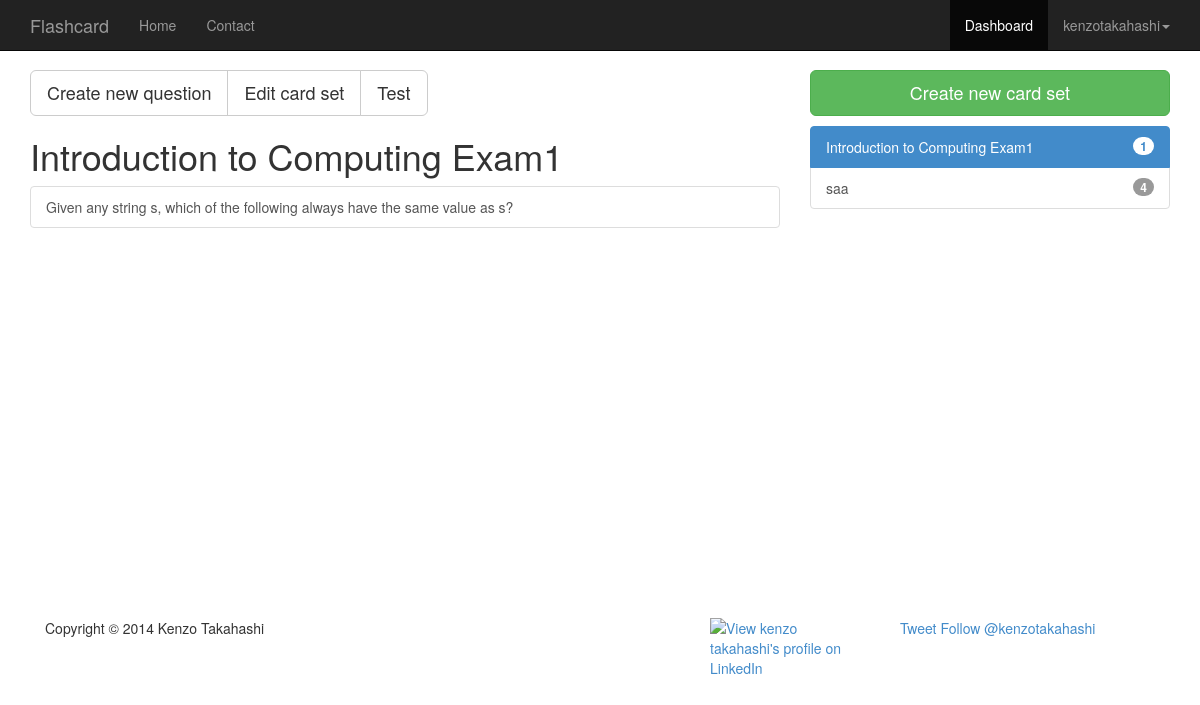
Page /dashboard/8/ (signed in) on the earlier database version.
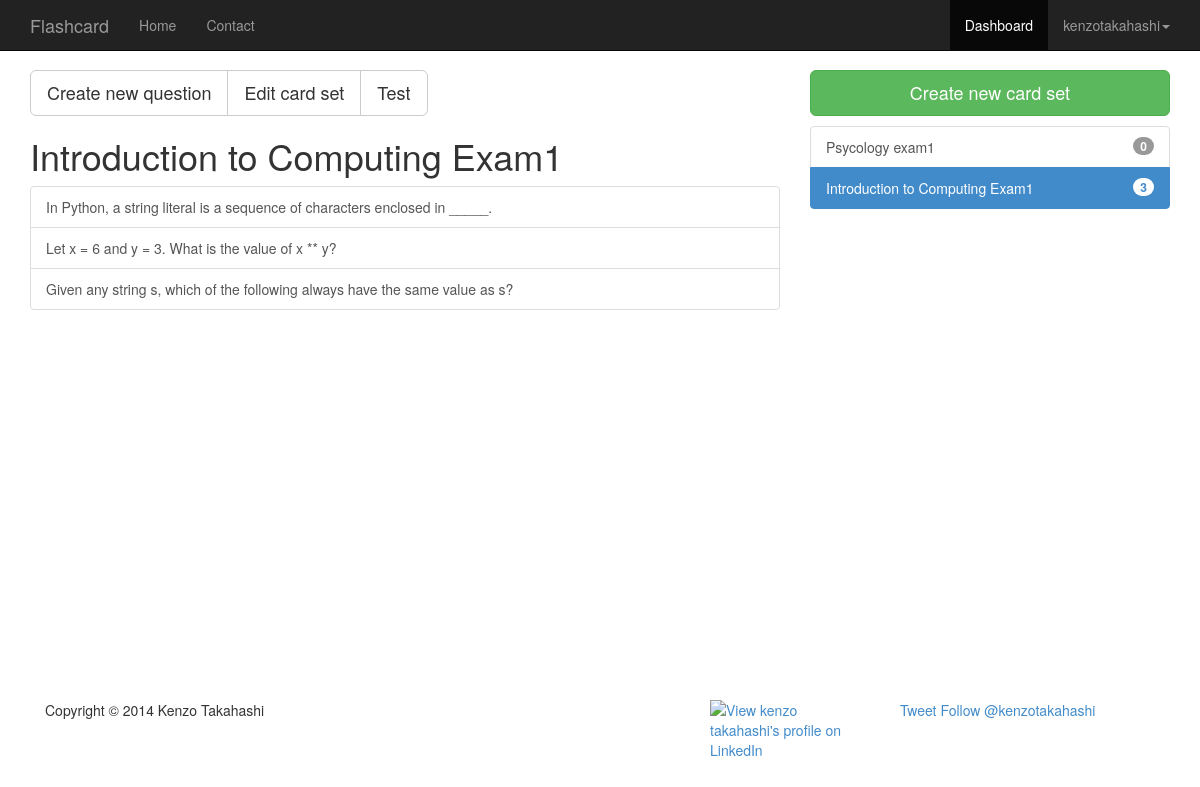
Same page on the later database version.
### flash/models.py (models this page shows, shortened)
class Question(models.Model):
	question = models.TextField()
	questionType = models.CharField(max_length=24, blank=True)
	cardSet = models.ForeignKey(CardSet, blank=True)
	created = models.DateTimeField(auto_now_add=True)
	lastModified = models.DateTimeField(auto_now=True)
	choice1 = models.CharField(max_length=128, null=True, blank=True)
	choice2 = models.CharField(max_length=128, null=True, blank=True)
	choice3 = models.CharField(max_length=128, null=True, blank=True)
	choice4 = models.CharField(max_length=128, null=True, blank=True)
	choice5 = models.CharField(max_length=128, null=True, blank=True)
	isAnswer1 = models.BooleanField(default=False)
	isAnswer2 = models.BooleanField(default=False)
	isAnswer3 = models.BooleanField(default=False)
	isAnswer4 = models.BooleanField(default=False)
	isAnswer5 = models.BooleanField(default=False)

class CardSet(models.Model):
	ME = 'me'
	EVERYONE = 'eo'
	PEOPLE_WTH_PW = 'pw'
	VISIBLE_TO = (
		('me', 'just me'),
		('eo', 'everyone'),
		('pw', 'people with a password...')
	)
	name = models.CharField(max_length=48)
	user = models.ForeignKey(User)
	visibleTo = models.CharField(max_length=2, choices=VISIBLE_TO, default=ME)
	created = models.DateTimeField(auto_now_add=True)
	lastModified = models.DateTimeField(auto_now=True)
	view = models.IntegerField(default=0)
	password = models.CharField(max_length=24, null=True, blank=True)
	def __unicode__(self):
		return self.name
	def numberOfQuestions(self):
		return self.question_set.count()

### flash/views.py (the view)
# urls.py: url(r'^dashboard/(?P<cardset_id>\d+)/$', views.dashboard, name='dashboard'),
@login_required
def dashboard(request, cardset_id):
	context = RequestContext(request)
	cardSetList = CardSet.objects.filter(user=request.user).order_by('-lastModified')
	try:
		selectedCardSet = CardSet.objects.get(pk=cardset_id)
		questionList = Question.objects.filter(cardSet=selectedCardSet).order_by('-lastModified')
	except: #DoesNotExist
		try: #Get the most recent updated cardset
			selectedCardSet = CardSet.objects.filter(user=request.user).order_by('-lastModified')[0]
			questionList = selectedCardSet.question_set.all().order_by('-lastModified')
			cardset_id = selectedCardSet.pk
		except:
			print "You have no card set yet."
			message = "You have no card set yet."
			selectedCardSet, questionList = None, None
	context_dict = {'cardSetList': cardSetList, 'questionList': questionList,
					'selectedCardSet': selectedCardSet, 'cardset_id': cardset_id}
	return render_to_response('flash/dashboard.html', context_dict, context)

### templates/flash/dashboard.html (shortened to what this page needs)
{% extends "flash/base.html" %}
{% load static %}
{% block css %}
<link href="{% static 'css/offcanvas.css'%} " rel="stylesheet">
{% endblock %}
{% block dashboard %}<li class="active">{% endblock %}
{% block body %}
<div class="container">
  <div class="row row-offcanvas row-offcanvas-right">
    <div class="col-xs-12 col-sm-8">
			{% if cardset_id != "0" %}
			<div class="btn-group">
				<a class="btn btn-default btn-lg" href="/add_question/{{ cardset_id }}" role="button">
						Create new question</a>
				<a class="btn btn-default btn-lg" href="/edit_cardset/{{ cardset_id }}/"
					 role="button">Edit card set</a>
				{% if selectedCardSet.numberOfQuestions > 0 %}
					<a class="btn btn-default btn-lg" href="/test/0/{{ cardset_id }}/0/" role="button">
					Test</a>
				{% endif %}
			</div>
			{% endif %}
			<h1>{{ selectedCardSet.name }}</h1>
			<ul class="list-group">
			{% for question in questionList %}
				<a href="/edit_question/{{ question.id }}/" class="list-group-item">
				{{ question.question }}</a>
			{% endfor %}
			</ul>
    </div>
    <div class="col-xs-6 col-sm-4 sidebar-offcanvas" id="sidebar" role="navigation">
			<a class="btn btn-success btn-lg btn-block" href="/create_cardset/"
				 role="button">Create new card set </a>
			<ul class="list-group">
			{% for cardSet in cardSetList %}
				{% if cardSet.pk == selectedCardSet.pk %}
			  	<a href="/dashboard/{{ cardSet.id }}/" class="list-group-item active">
			  {% else %}
			  	<a href="/dashboard/{{ cardSet.id }}/" class="list-group-item">
			  {% endif %}
			  <span class="badge">{{ cardSet.numberOfQuestions }}</span>
			  {{ cardSet }}
			  </a>
			{% endfor %}
			</ul>
    </div>
  </div>
</div>
<br><br><br><br><br><br><br><br><br><br><br><br><br><br><br><br><br>
{% endblock %}

Differences in the rows shown:
removed CardSet: numberOfQuestions "4", name "saa"
changed CardSet "Introduction to Computing Exam1": numberOfQuestions "1" → "3"
now on this page (row edited): Question: question "In Python, a string literal is a sequence of characters enclosed in _____."
now on this page (row edited): Question: question "Let x = 6 and y = 3. What is the value of x ** y?"
now on this page (row edited): CardSet: numberOfQuestions "0", name "Psycology exam1"
